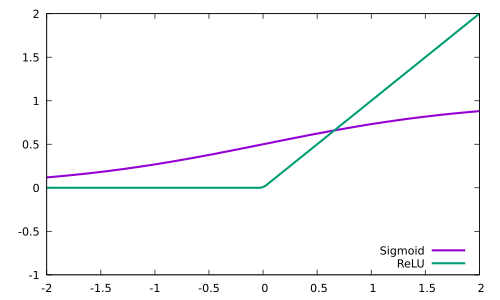

gnuplot code for this plot:
se term pdf
se output 'fig/act.pdf'
se xr [-2:2]
se yr [-1:2]
se key bottom right

f(x) = 1. / (1 + exp(-x))
g(x) = (x >= 0) ? x : 0
plot f(x) lw 3 t 'Sigmoid',\
     g(x) lw 3 t 'ReLU'
